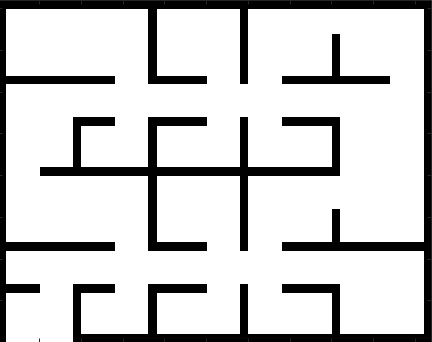
#> input picture map2.jpg, 432 x 342 px
$ python demo2.py
#> lines starting #> are read from the running program, lines starting #| are printed output that depends on the picture; after the words box and inside, x2 and y2 are one past the last pixel; in counts of white or black regions, pixels touching at a corner belong together
import pyximport

import matplotlib.pyplot as plt
import numpy as np
from PIL import Image
import time

pyximport.install(setup_args={'include_dirs':[np.get_include()]})
#> (this line was passed over: pyximport is not available in this run)
import path_planner

# -----------------------------------------------------------------------------

MAP_FILE = "./map2.jpg"
MAX_HORIZONS = 2000
SHOW_INFO = 1
STEP_X = 1
STEP_Y = 1


# -----------------------------------------------------------------------------
def get_obstacle_map(fn):
    '''
    Create a binary occupancy map by thresholding the colors.
    Apply zero cost for a no-obstacle grid and 1000 for an obstacle grid.
    '''
#> called with fn = './map2.jpg'

    THRESHOLD = 127

    img = np.asarray(Image.open(fn).convert('L'))
    height, width = img.shape
#> height = 342; width = 432

    obstacle_map = np.ones((width, height), dtype=np.int32)

    for i in range(0, width):
        for j in range(0, (height)):
            if img[j,i] < THRESHOLD:
                obstacle_map[i][j] = 1000
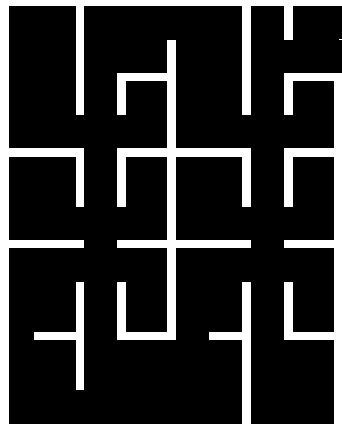
#> obstacle_map: shape (432, 342) int32; values 1 (black) and 1000 (white), 19% white; 4 white regions (1 under 20 px), largest, box (x1, y1, x2, y2) and area: (0, 0, 342, 432) 19590, (117, 40, 251, 340) 7281, (34, 282, 84, 390) 1200

    return obstacle_map

# -----------------------------------------------------------------------------

def extract_traj(src, trgt, descendantX_arr, descendantY_arr, policy, max_horizons):
    trajs = np.zeros((max_horizons + 1, 2), dtype=np.int32)
    u = np.zeros((max_horizons), dtype=np.int32)

    trajs[0, :] = [src[0], src[1]]

    for k in range(max_horizons):
        trajs[k + 1, :] = [descendantX_arr[trajs[k, 0], trajs[k, 1]], descendantY_arr[trajs[k, 0], trajs[k, 1]]]
        u[k] = policy[trajs[k, 0], trajs[k, 1]]

        if (abs(trajs[k+1, 0]-trgt[0]) + abs(trajs[k+1, 1]-trgt[1])) < 1:
            break

    return trajs[:k], u[:k]

# -----------------------------------------------------------------------------

cost_mat = get_obstacle_map(MAP_FILE)

# Units are in pixels!
src1 = np.array([10, 10], dtype=np.int32)
src2 = np.array([324, 162], dtype=np.int32)
src3 = np.array([30, 325], dtype=np.int32)

trgt = np.array([398, 317], dtype=np.int32)

start = time.time()

#> (the run stopped early here; a loop or call above may not have finished)

$ run again, with map1.jpg copied over map2.jpg
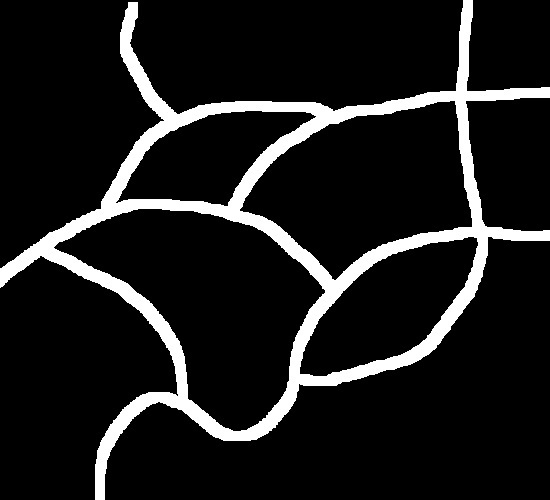
#> input picture map1.jpg, 550 x 500 px
#> after the loop in get_obstacle_map, `for i in range(0, width):`:
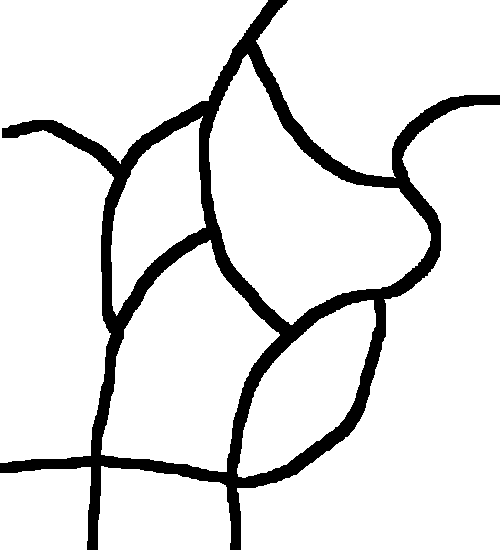
#> obstacle_map: shape (550, 500) int32; values 1 (black) and 1000 (white), 88.8% white; 1 black region, box (x1, y1, x2, y2) and area: (0, 0, 500, 550) 30679
